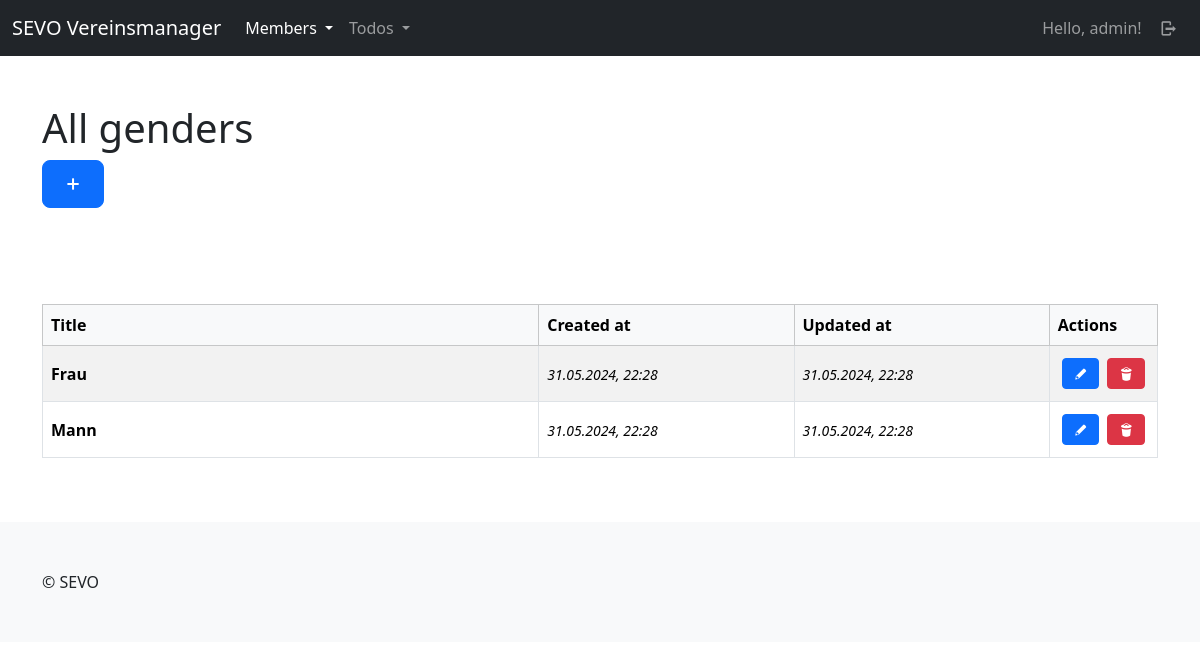
Page /mbrs/genders/ (signed in) on the committed database.
### members/models.py (models this page shows, shortened)
class Gender(models.Model):
    title = models.CharField(max_length=100, unique=True)
    created_at = models.DateTimeField(auto_now_add=True)
    updated_at = models.DateTimeField(auto_now=True)
    class Meta:
        ordering = ["-updated_at"]

### members/views/genders.py (the view)
# urls.py: path("genders/", genders.index, name="members-gender-index"),
@login_required(login_url="sevo-auth-login")
def index(request):
    genders = models.Gender.objects.all()
    return render(request, "members/gender/index.html", {
        "title": _("All genders"),
        "genders": genders
    })

### members/templates/members/gender/index.html (shortened to what this page needs)
{% extends "base_main.html" %}
{% load i18n %}
{% load static %}
{% block header %}
    <div class="container py-5">
        <div class="row">
            <div class="col-lg-12">
                <h1>{{ title }}</h1>
                <a class="btn btn-primary btn-lg" href="{% url "members-gender-create" %}"><i class="demo-icon icon-plus"></i></a>
            </div>
        </div>
    </div>
{% endblock %}
{% block main %}
    {% if genders %}
        <div>
            {% include "members/gender/partials/_list_table.html" %}
        </div>
    {% else %}
        <p>{% trans "No genders available." %}</p>
    {% endif %}
{%  endblock %}

### templates/partials/_navbar_drop_down.html (shortened to what this page needs)
{% load i18n %}
<nav class="navbar navbar-expand-lg navbar-dark bg-dark">
    <div class="container-fluid">
        <a class="navbar-brand" href="/">SEVO Vereinsmanager</a>
        <div class="collapse navbar-collapse" id="navbarContent">
            <ul class="navbar-nav me-auto mb-2 mb-lg-0">
                {% if user.is_authenticated %}
                <li class="nav-item dropdown">
                    <a class="nav-link dropdown-toggle {% if "mbrs" in request.path %} active{% endif %}"{% if "mbrs" in request.path %} aria-current="page"{% endif %} href="#" role="button" data-bs-toggle="dropdown" aria-expanded="false">
                      {% trans "Members" %}
                    </a>
                  </li>
                  <li class="nav-item dropdown">
                    <a class="nav-link dropdown-toggle {% if "tds" in request.path %} active{% endif %}"{% if "tds" in request.path %} aria-current="page"{% endif %} href="#" role="button" data-bs-toggle="dropdown" aria-expanded="false">
                      {% trans "Todos" %}
                    </a>
                  </li>
                {% endif %}
            </ul>
            <ul class="navbar-nav mb-2 mb-lg-0">
                {% if user.is_authenticated %}
                    <li class="nav-item">
                        <a class="nav-link" href="{% url "sevo-auth-user-detail" %}">{% trans "Hello" %}, {{ user }}!</a>
                    </li>
                    <li class="nav-item">
                        <a class="nav-link" href="{% url "sevo-auth-logout" %}"><i class="demo-icon icon-logout"></i></a>
                    </li>
                {% else %}
                    <li class="nav-item">
                        <a class="nav-link {% if "login" in request.path %} active{% endif %}"{% if "members" in request.path %} aria-current="page"{% endif %} href="{% url "sevo-auth-login" %}"><i class="demo-icon icon-user"></i></a>
                    </li>
                {% endif %}
            </ul>
        </div>
    </div>
</nav>

### members/templates/members/gender/partials/_list_table.html
{% load i18n %}
<div class="table-responsive">
    <table class="table table-bordered align-middle table-striped">
        <thead class="table-light">
        <tr>
            <th scope="col">{% trans "Title" %}</th>
            <th scope="col">{% trans "Created at" %}</th>
            <th scope="col">{% trans "Updated at" %}</th>
            <th scope="col">{% trans "Actions" %}</th>
        </tr>
        </thead>
        <tbody>
            {% for gender in genders %}
                <tr>
                    <th scope="row" class="w-50">
                        {{ gender.title }}
                    </th>
                    <td class="w-25"><time><small><i>{{ gender.created_at|date:"d.m.Y, H:i" }}</i></small></time></td>
                    <td class="w-25"><time><small><i>{{ gender.updated_at|date:"d.m.Y, H:i" }}</i></small></time></td>
                    <td class="w-auto">
                        <div class="d-flex justify-content-center align-content-center">
                            <a class="btn btn-primary btn-sm d-block m-1" href="{% url "members-gender-update" id=gender.id %}"><i class="demo-icon icon-pencil"></i></a>
                            <a class="btn btn-danger btn-sm d-block m-1" href="{% url "members-gender-delete" id=gender.id %}"><i class="demo-icon icon-trash"></i></a>
                        </div>
                    </td>
                </tr>
            {% endfor %}
        </tbody>
    </table>
</div>

### rows in the picture
Gender: title "Frau", created_at "31.05.2024, 22:28", updated_at "31.05.2024, 22:28"
Gender: title "Mann", created_at "31.05.2024, 22:28", updated_at "31.05.2024, 22:28"

### other values in the picture
{{ user }} "admin"
{{ title }} "All genders"
